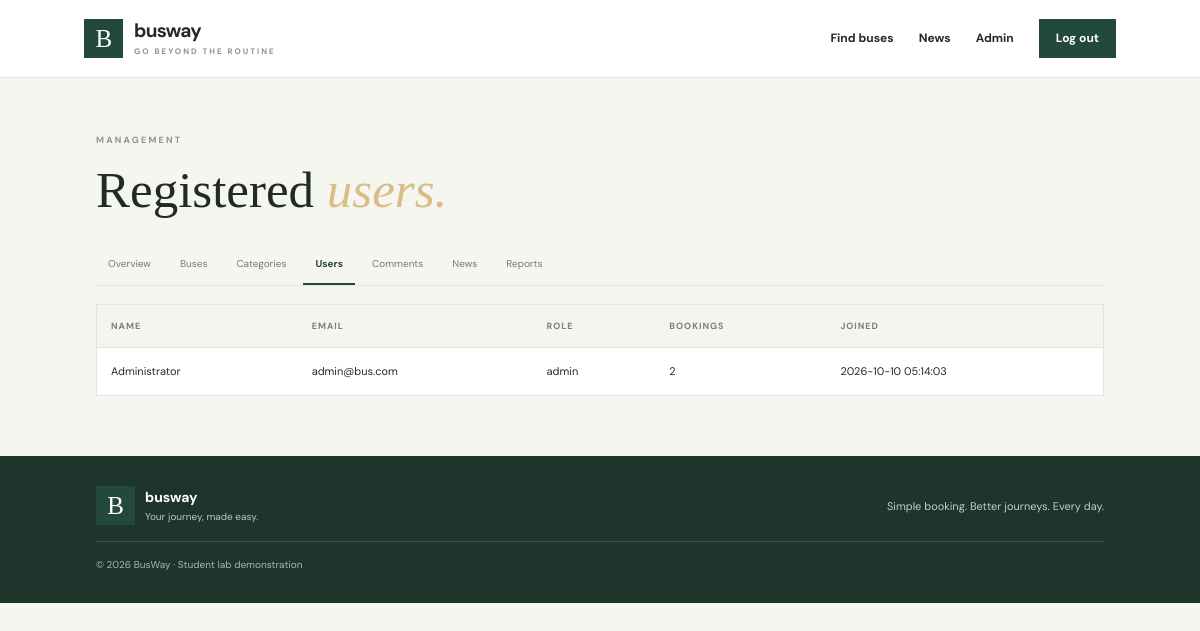
Page /admin/users (signed in) on the committed database.
### tables this page shows
CREATE TABLE users(
            id INTEGER PRIMARY KEY AUTOINCREMENT,
            name TEXT NOT NULL,
            email TEXT NOT NULL UNIQUE,
            password_hash TEXT NOT NULL,
            role TEXT NOT NULL DEFAULT 'customer',
            created_at TEXT NOT NULL DEFAULT CURRENT_TIMESTAMP
        );

### BusTicketBookingSystem/app.py (the view)
@app.route("/admin/users")
@admin_required
def admin_users():
    with db() as con:
        users = con.execute("""SELECT u.id,u.name,u.email,u.role,u.created_at,COUNT(b.id) AS bookings
                               FROM users u LEFT JOIN bookings b ON b.user_id=u.id
                               GROUP BY u.id ORDER BY u.created_at DESC""").fetchall()
    return render_template("admin/users.html", users=users)

### BusTicketBookingSystem/app.py (called while the page is built)
def db():
    con = sqlite3.connect(DB_PATH)
    con.row_factory = sqlite3.Row
    con.execute("PRAGMA foreign_keys=ON")
    return con

def user_now():
    if not session.get("user_id"):
        return None
    with db() as con:
        return con.execute("SELECT id,name,email,role FROM users WHERE id=?", (session["user_id"],)).fetchone()

def admin_required(fn):
    @wraps(fn)
    def wrapper(*args, **kwargs):
        user = user_now()
        if not user or user["role"] != "admin":
            flash("Administrator access is required.", "danger")
            return redirect(url_for("login"))
        return fn(*args, **kwargs)
    return wrapper

@app.context_processor
def inject_globals():
    return {"current_user": user_now(), "today": date.today().isoformat()}

### BusTicketBookingSystem/templates/admin/users.html
{% extends "base.html" %}{% block title %}Registered users{% endblock %}{% block content %}<section class="page-intro admin-intro"><span class="eyebrow">MANAGEMENT</span><h1>Registered <em>users.</em></h1><div class="admin-nav"><a href="{{ url_for('admin_dashboard') }}">Overview</a><a href="{{ url_for('admin_buses') }}">Buses</a><a href="{{ url_for('admin_categories') }}">Categories</a><a class="active" href="{{ url_for('admin_users') }}">Users</a><a href="{{ url_for('admin_comments') }}">Comments</a><a href="{{ url_for('admin_news') }}">News</a><a href="{{ url_for('admin_reports') }}">Reports</a></div></section><div class="table-wrap"><table><thead><tr><th>Name</th><th>Email</th><th>Role</th><th>Bookings</th><th>Joined</th></tr></thead><tbody>{% for u in users %}<tr><td>{{ u.name }}</td><td>{{ u.email }}</td><td>{{ u.role }}</td><td>{{ u.bookings }}</td><td>{{ u.created_at }}</td></tr>{% endfor %}</tbody></table></div>{% endblock %}

### BusTicketBookingSystem/static/style.css (style rules this page uses)
:root { --ink:#202b27;--muted:#747d75;--paper:#f6f6f0;--white:#fff;--green:#23483d;--green2:#386451;--gold:#d8b879;--line:#e4e5dc;--red:#a2473e }
* { box-sizing:border-box }
body { margin:0;background:var(--paper);color:var(--ink);font:14px/1.65 'DM Sans',sans-serif }
a { color:inherit;text-decoration:none }
.eyebrow { display:block;font-size:9px;font-weight:700;letter-spacing:2.2px;color:#87988a;margin-bottom:12px }
.hero h1 em,.auth-copy h1 em,.how h2 em,.page-intro h1 em,.narrow h1 em { color:#d9bd88;font-weight:500 }
.page-intro { padding:55px 8% 28px }
.page-intro h1,.narrow h1 { font:500 clamp(36px,4.5vw,51px)/1.2 'Playfair Display',serif;margin:0 0 10px }
.table-wrap { margin:0 8% 60px;overflow-x:auto;background:white;border:1px solid var(--line) }
table { width:100%;border-collapse:collapse;text-align:left;font-size:11px;min-width:800px }
th { font-size:9px;letter-spacing:1px;text-transform:uppercase;color:#768078;background:#f4f5ef }
td,th { padding:14px;border-bottom:1px solid var(--line);vertical-align:middle }
tbody tr:last-child td { border-bottom:0 }
.admin-intro { padding-bottom:18px }
.admin-nav { display:flex;gap:5px;flex-wrap:wrap;border-bottom:1px solid var(--line);margin-top:25px }
.admin-nav a { font-size:10px;padding:10px 12px;color:var(--muted);border-bottom:2px solid transparent }
.admin-nav a.active { border-color:var(--green);color:var(--green);font-weight:700 }

### rows in the picture
users: name "Administrator", email "admin@bus.com", role "admin", bookings "2", created_at "2026-10-10 05:14:03"
